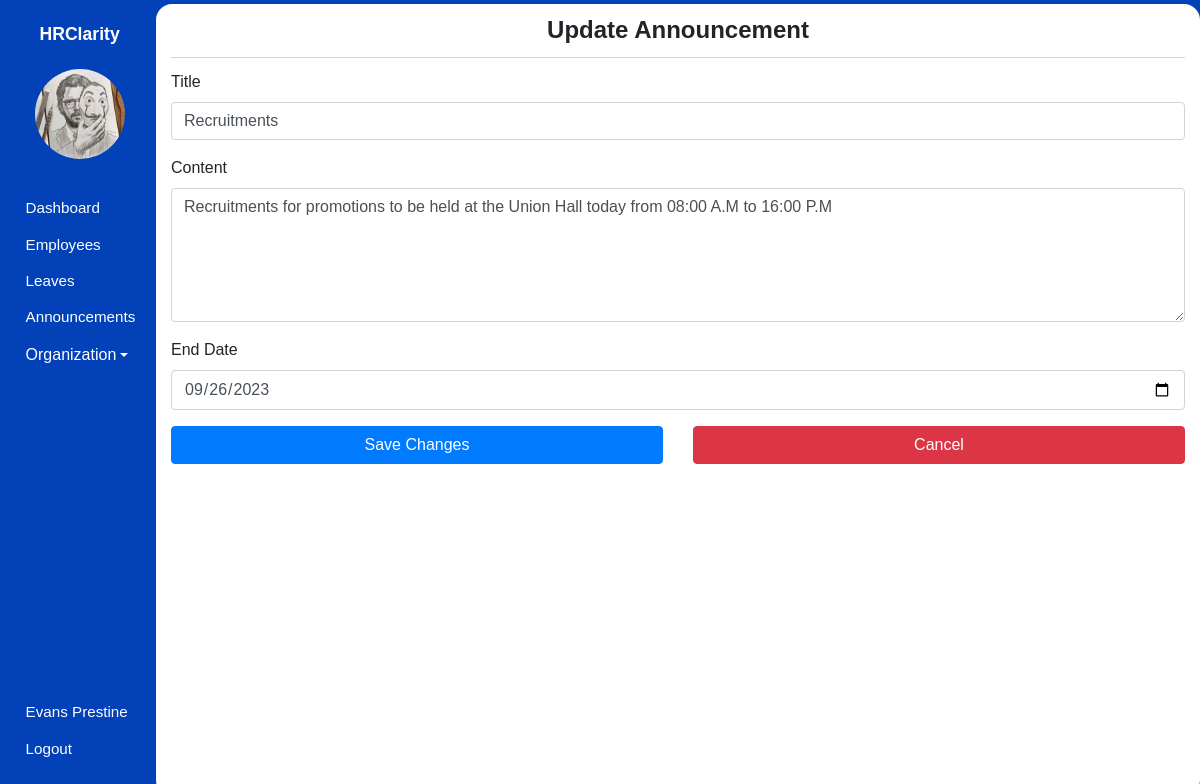
/admin/announcements/2/update (signed in), run on an earlier commit of the app's database.
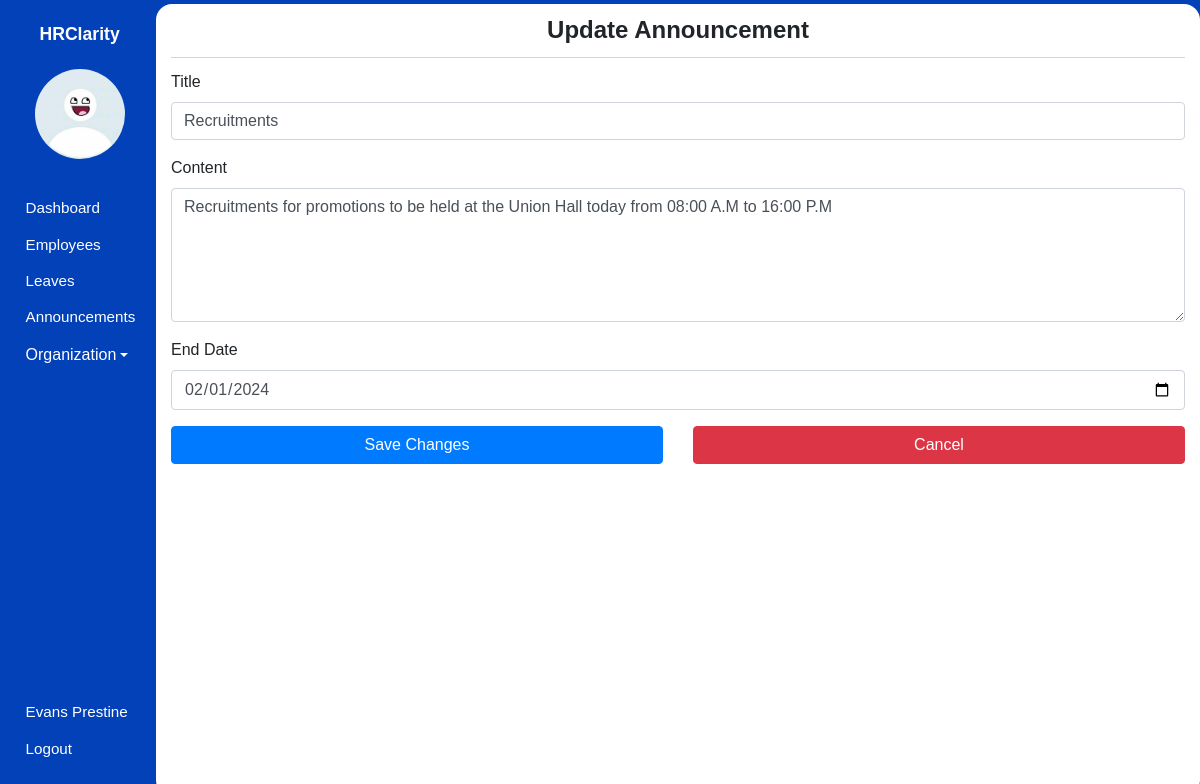
And on a later commit of the database.
### hrms/models.py (models this page shows, shortened)
class User(db.Model, UserMixin):
    id = db.Column(db.Integer, primary_key=True)
    first_name = db.Column(db.String(80), nullable=False)
    last_name = db.Column(db.String(120), nullable=False)
    dob = db.Column(db.Date, nullable=False)
    gender = db.Column(db.String(7), nullable=False)
    email_address = db.Column(db.String(120), nullable=False)
    phone_number = db.Column(db.String(20), nullable=False)
    national_id = db.Column(db.Integer, nullable=False)
    user_level = db.Column(db.Integer, nullable=False, default=1)
    user_type = db.Column(db.String(10), nullable=False, default='employee')
    password = db.Column(db.String(60), nullable=False)
    image_file = db.Column(db.String(20), nullable=False, default='default.jpg')
    leaves = db.relationship('Leave')
    occupation_id = db.Column(db.Integer, db.ForeignKey('occupation.id'), nullable=False)

class Announcement(db.Model):
    id = db.Column(db.Integer, primary_key=True)
    title = db.Column(db.String(80), nullable=False)
    content = db.Column(db.Text, nullable=False)
    created_at = db.Column(db.DateTime, default=datetime.utcnow)
    ends_at = db.Column(db.Date)

### hrms/announcements/routes.py (the view)
@announcements.route('/admin/announcements/<int:announcement_id>/update', methods=['GET', 'POST'])
@login_required
def update_announcement(announcement_id):
    announcement = Announcement.query.get_or_404(announcement_id)
    form = AnnouncementForm()
    if form.validate_on_submit():
        announcement.title = form.title.data
        announcement.content = form.content.data
        announcement.ends_at = form.ends_at.data
        db.session.commit()
        flash('Announcement has been updated!', 'success')
        return redirect(url_for('announcements.view_announcements', announcement_id=announcement.id))
    elif request.method == 'GET':
        form.title.data = announcement.title
        form.content.data = announcement.content
        form.ends_at.data = announcement.ends_at
    return render_template('admin/add_announcement.html', page_title='Update Announcement', form=form, user=current_user)

### hrms/announcements/forms.py
class AnnouncementForm(FlaskForm):
    title = StringField('Title', validators=[DataRequired(), Length(min=3, max=100)], render_kw={"class":"form-control"})
    content = TextAreaField('Content', validators=[DataRequired()], render_kw={"class":"form-control", "rows":5})
    ends_at = DateField('End Date', validators=[DataRequired()], render_kw={"class":"form-control"})
    submit = SubmitField('Save Changes', render_kw={"class":"btn btn-primary btn-block"})

### hrms/models.py (called while the page is built)
@login_manager.user_loader
def load_user(user_id):
    user = User.query.filter_by(id=user_id).first()
    return user

### hrms/templates/admin/add_announcement.html (shortened to what this page needs)
{% extends "main_layout.html" %} {% block body %}
<section class="app">
  {% include 'admin/aside.html' %}
  <main>
    <div class="main_container container-fluid login">
      <div class="body">
        <form action="" method="post">
          <h1>{{ page_title }}</h1>
          <div class="form-group">
            {{ form.title.label }} {% if form.title.errors %} {{ form.title }}
            {% for error in form.title.errors %}
            <span class="text-danger">{{ error }}</span>
            {% endfor %} {% else %} {{ form.title }} {% endif %}
          </div>
          <div class="form-group">
            {{ form.content.label }} {% if form.content.errors %} {{
            form.content }} {% for error in form.content.errors %}
            <span class="text-danger">{{ error }}</span>
            {% endfor %} {% else %} {{ form.content }} {% endif %}
          </div>
          <div class="form-group">
            {{ form.ends_at.label }} {% if form.ends_at.errors %} {{
            form.ends_at }} {% for error in form.ends_at.errors %}
            <span class="text-danger">{{ error }}</span>
            {% endfor %} {% else %} {{ form.ends_at }} {% endif %}
          </div>
          <div class="row">
            <div class="col">{{ form.submit }}</div>
            <div class="col">
              <a
                href="{{ url_for('announcements.view_announcements') }}"
                class="btn btn-danger btn-block"
                >Cancel</a
              >
            </div>
          </div>
        </form>
      </div>
    </div>
  </main>
</section>
{% endblock body %}

### hrms/templates/admin/aside.html (shortened to what this page needs)
<aside>
  <h1 class="mt-3">HRClarity</h1>
  <div class="container text-center mt-4">
    <img src="{{ url_for('static', filename='images/profile_pictures/' ~ current_user.image_file ) }}" alt="Employee" class="rounded-circle" width="90" height="90" />
  </div>
  <div class="links">
    <ul>
      <li>
        <a href="{{ url_for('admin.admin_dashboard') }}">
            <span class="icon icon-home"></span>
            <span>Dashboard</span>
        </a>
      </li>
      <li>
        <a href="{{ url_for('admin.employees') }}">
            <span class="icon icon-users"></span>
            <span>Employees</span>
        </a>
      </li>
      <li>
        <a href="{{ url_for('leaves.admin_view_leaves') }}">
            <span class="icon icon-car"></span>
            <span>Leaves</span>
        </a>
      </li>
      <li>
        <a href="{{ url_for('announcements.view_announcements') }}">
            <span class="icon icon-speaker"></span>
            <span>Announcements</span>
        </a>
      </li>
      <li class="nav-item dropdown">
        <a class="dropdown-toggle" data-toggle="dropdown" href="#" role="button" aria-expanded="false"><span class="icon icon-building"></span>Organization</a>
    </li>
    </ul>
    <ul>
      <li>
        <a href="{{ url_for('user.profile_settings', employee_id=current_user.id) }}">
            <span class="icon icon-user"></span>
            <span>{{ user.first_name }} {{ user.last_name }}</span>
        </a>
      </li>
      <li>
        <a href="{{ url_for('user.logout') }}">
            <span class="icon icon-power-off"></span>
            <span>Logout</span>
        </a>
      </li>
    </ul>
  </div>
</aside>

What changed in the data, as far as the page shows it:
changed User "Evans": image_file: picture removed, a placeholder shows
changed Announcement "Recruitments": ends_at "09/26/2023" → "02/01/2024"
